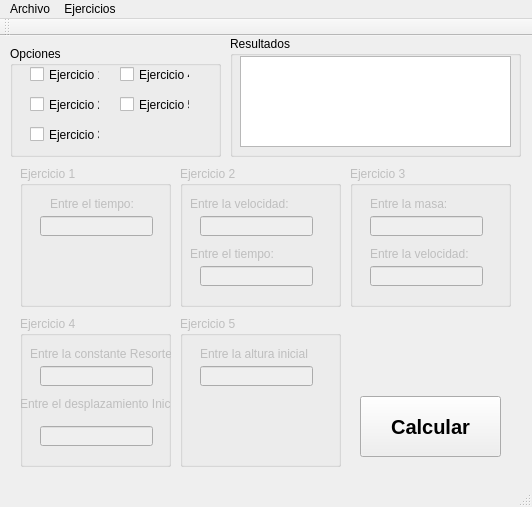
<?xml version="1.0" encoding="UTF-8"?>
<ui version="4.0">
 <class>MainWindow</class>
 <widget class="QMainWindow" name="MainWindow">
  <property name="geometry">
   <rect>
    <x>0</x>
    <y>0</y>
    <width>532</width>
    <height>507</height>
   </rect>
  </property>
  <property name="windowTitle">
   <string>MainWindow</string>
  </property>
  <widget class="QWidget" name="centralWidget">
   <widget class="QGroupBox" name="groupBox_ej1">
    <property name="enabled">
     <bool>false</bool>
    </property>
    <property name="geometry">
     <rect>
      <x>20</x>
      <y>130</y>
      <width>151</width>
      <height>141</height>
     </rect>
    </property>
    <property name="title">
     <string>Ejercicio 1</string>
    </property>
    <widget class="QLabel" name="label">
     <property name="geometry">
      <rect>
       <x>30</x>
       <y>30</y>
       <width>111</width>
       <height>16</height>
      </rect>
     </property>
     <property name="text">
      <string>Entre el tiempo:</string>
     </property>
    </widget>
    <widget class="QLineEdit" name="lineEdit_time1">
     <property name="geometry">
      <rect>
       <x>20</x>
       <y>50</y>
       <width>113</width>
       <height>20</height>
      </rect>
     </property>
    </widget>
   </widget>
   <widget class="QGroupBox" name="groupBox_ej2">
    <property name="enabled">
     <bool>false</bool>
    </property>
    <property name="geometry">
     <rect>
      <x>180</x>
      <y>130</y>
      <width>161</width>
      <height>141</height>
     </rect>
    </property>
    <property name="title">
     <string>Ejercicio 2</string>
    </property>
    <widget class="QLabel" name="label_2">
     <property name="geometry">
      <rect>
       <x>10</x>
       <y>30</y>
       <width>111</width>
       <height>16</height>
      </rect>
     </property>
     <property name="text">
      <string>Entre la velocidad:</string>
     </property>
    </widget>
    <widget class="QLabel" name="label_3">
     <property name="geometry">
      <rect>
       <x>10</x>
       <y>80</y>
       <width>141</width>
       <height>16</height>
      </rect>
     </property>
     <property name="text">
      <string>Entre el tiempo:</string>
     </property>
    </widget>
    <widget class="QLineEdit" name="lineEdit_v2">
     <property name="geometry">
      <rect>
       <x>20</x>
       <y>50</y>
       <width>113</width>
       <height>20</height>
      </rect>
     </property>
    </widget>
    <widget class="QLineEdit" name="lineEdit_t2">
     <property name="geometry">
      <rect>
       <x>20</x>
       <y>100</y>
       <width>113</width>
       <height>20</height>
      </rect>
     </property>
    </widget>
   </widget>
   <widget class="QGroupBox" name="groupBox_ej3">
    <property name="enabled">
     <bool>false</bool>
    </property>
    <property name="geometry">
     <rect>
      <x>350</x>
      <y>130</y>
      <width>161</width>
      <height>141</height>
     </rect>
    </property>
    <property name="title">
     <string>Ejercicio 3</string>
    </property>
    <widget class="QLabel" name="label_4">
     <property name="geometry">
      <rect>
       <x>20</x>
       <y>30</y>
       <width>91</width>
       <height>16</height>
      </rect>
     </property>
     <property name="text">
      <string>Entre la masa:</string>
     </property>
    </widget>
    <widget class="QLabel" name="label_5">
     <property name="geometry">
      <rect>
       <x>20</x>
       <y>80</y>
       <width>101</width>
       <height>16</height>
      </rect>
     </property>
     <property name="text">
      <string>Entre la velocidad:</string>
     </property>
    </widget>
    <widget class="QLineEdit" name="lineEdit_masa3">
     <property name="geometry">
      <rect>
       <x>20</x>
       <y>50</y>
       <width>113</width>
       <height>20</height>
      </rect>
     </property>
    </widget>
    <widget class="QLineEdit" name="lineEdit_velocidad3">
     <property name="geometry">
      <rect>
       <x>20</x>
       <y>100</y>
       <width>113</width>
       <height>20</height>
      </rect>
     </property>
    </widget>
   </widget>
   <widget class="QGroupBox" name="groupBox_ej4">
    <property name="enabled">
     <bool>false</bool>
    </property>
    <property name="geometry">
     <rect>
      <x>20</x>
      <y>280</y>
      <width>151</width>
      <height>151</height>
     </rect>
    </property>
    <property name="title">
     <string>Ejercicio 4</string>
    </property>
    <widget class="QLabel" name="label_6">
     <property name="geometry">
      <rect>
       <x>10</x>
       <y>30</y>
       <width>141</width>
       <height>16</height>
      </rect>
     </property>
     <property name="text">
      <string>Entre la constante Resorte</string>
     </property>
    </widget>
    <widget class="QLabel" name="label_7">
     <property name="geometry">
      <rect>
       <x>0</x>
       <y>80</y>
       <width>151</width>
       <height>16</height>
      </rect>
     </property>
     <property name="text">
      <string>Entre el desplazamiento Inicial</string>
     </property>
    </widget>
    <widget class="QLineEdit" name="lineEdit_resorte">
     <property name="geometry">
      <rect>
       <x>20</x>
       <y>50</y>
       <width>113</width>
       <height>20</height>
      </rect>
     </property>
    </widget>
    <widget class="QLineEdit" name="lineEdit_desplazamiento">
     <property name="geometry">
      <rect>
       <x>20</x>
       <y>110</y>
       <width>113</width>
       <height>20</height>
      </rect>
     </property>
    </widget>
   </widget>
   <widget class="QGroupBox" name="groupBox_ej5">
    <property name="enabled">
     <bool>false</bool>
    </property>
    <property name="geometry">
     <rect>
      <x>180</x>
      <y>280</y>
      <width>161</width>
      <height>151</height>
     </rect>
    </property>
    <property name="title">
     <string>Ejercicio 5</string>
    </property>
    <widget class="QLabel" name="label_8">
     <property name="geometry">
      <rect>
       <x>20</x>
       <y>30</y>
       <width>111</width>
       <height>16</height>
      </rect>
     </property>
     <property name="text">
      <string>Entre la altura inicial</string>
     </property>
    </widget>
    <widget class="QLineEdit" name="lineEdit_altura5">
     <property name="geometry">
      <rect>
       <x>20</x>
       <y>50</y>
       <width>113</width>
       <height>20</height>
      </rect>
     </property>
    </widget>
   </widget>
   <widget class="QPushButton" name="pushButton_calcular">
    <property name="geometry">
     <rect>
      <x>360</x>
      <y>360</y>
      <width>141</width>
      <height>61</height>
     </rect>
    </property>
    <property name="font">
     <font>
      <pointsize>15</pointsize>
      <weight>75</weight>
      <bold>true</bold>
     </font>
    </property>
    <property name="text">
     <string>Calcular</string>
    </property>
   </widget>
   <widget class="QGroupBox" name="groupBox_resultados">
    <property name="geometry">
     <rect>
      <x>230</x>
      <y>0</y>
      <width>291</width>
      <height>121</height>
     </rect>
    </property>
    <property name="title">
     <string>Resultados</string>
    </property>
    <widget class="QListWidget" name="listWidget_result">
     <property name="geometry">
      <rect>
       <x>10</x>
       <y>20</y>
       <width>271</width>
       <height>91</height>
      </rect>
     </property>
    </widget>
   </widget>
   <widget class="QGroupBox" name="groupBox">
    <property name="geometry">
     <rect>
      <x>10</x>
      <y>10</y>
      <width>211</width>
      <height>111</height>
     </rect>
    </property>
    <property name="title">
     <string>Opciones</string>
    </property>
    <widget class="QCheckBox" name="checkBox_ej1">
     <property name="geometry">
      <rect>
       <x>20</x>
       <y>20</y>
       <width>70</width>
       <height>17</height>
      </rect>
     </property>
     <property name="text">
      <string>Ejercicio 1</string>
     </property>
    </widget>
    <widget class="QCheckBox" name="checkBox_ej2">
     <property name="geometry">
      <rect>
       <x>20</x>
       <y>50</y>
       <width>70</width>
       <height>17</height>
      </rect>
     </property>
     <property name="text">
      <string>Ejercicio 2</string>
     </property>
    </widget>
    <widget class="QCheckBox" name="checkBox">
     <property name="geometry">
      <rect>
       <x>20</x>
       <y>80</y>
       <width>70</width>
       <height>17</height>
      </rect>
     </property>
     <property name="text">
      <string>Ejercicio 3</string>
     </property>
    </widget>
    <widget class="QCheckBox" name="checkBox_ej4">
     <property name="geometry">
      <rect>
       <x>110</x>
       <y>20</y>
       <width>70</width>
       <height>17</height>
      </rect>
     </property>
     <property name="text">
      <string>Ejercicio 4</string>
     </property>
    </widget>
    <widget class="QCheckBox" name="checkBox_5">
     <property name="geometry">
      <rect>
       <x>110</x>
       <y>50</y>
       <width>70</width>
       <height>17</height>
      </rect>
     </property>
     <property name="text">
      <string>Ejercicio 5</string>
     </property>
    </widget>
   </widget>
  </widget>
  <widget class="QMenuBar" name="menuBar">
   <property name="geometry">
    <rect>
     <x>0</x>
     <y>0</y>
     <width>532</width>
     <height>21</height>
    </rect>
   </property>
   <widget class="QMenu" name="menuArchivo">
    <property name="title">
     <string>Archivo</string>
    </property>
    <widget class="QMenu" name="menuAbrir_ventana">
     <property name="title">
      <string>Abrir ventana</string>
     </property>
     <addaction name="actionSub_men"/>
    </widget>
    <addaction name="menuAbrir_ventana"/>
    <addaction name="separator"/>
    <addaction name="actionSalir"/>
   </widget>
   <widget class="QMenu" name="menuEjercicios">
    <property name="title">
     <string>Ejercicios</string>
    </property>
    <addaction name="actionEjercicio_1"/>
    <addaction name="separator"/>
    <addaction name="actionEjercicio_2"/>
    <addaction name="separator"/>
    <addaction name="actionEjercicio_3"/>
    <addaction name="separator"/>
    <addaction name="actionEjercicio_4"/>
    <addaction name="separator"/>
    <addaction name="actionEjercicio_5"/>
   </widget>
   <addaction name="menuArchivo"/>
   <addaction name="menuEjercicios"/>
  </widget>
  <widget class="QToolBar" name="mainToolBar">
   <attribute name="toolBarArea">
    <enum>TopToolBarArea</enum>
   </attribute>
   <attribute name="toolBarBreak">
    <bool>false</bool>
   </attribute>
  </widget>
  <widget class="QStatusBar" name="statusBar"/>
  <action name="actionSub_men">
   <property name="text">
    <string>Sub-menú</string>
   </property>
  </action>
  <action name="actionSalir">
   <property name="text">
    <string>Salir</string>
   </property>
  </action>
  <action name="actionEjercicio_1">
   <property name="text">
    <string>Ejercicio 1</string>
   </property>
  </action>
  <action name="actionEjercicio_2">
   <property name="text">
    <string>Ejercicio 2</string>
   </property>
  </action>
  <action name="actionEjercicio_3">
   <property name="text">
    <string>Ejercicio 3</string>
   </property>
  </action>
  <action name="actionEjercicio_4">
   <property name="text">
    <string>Ejercicio 4</string>
   </property>
  </action>
  <action name="actionEjercicio_5">
   <property name="text">
    <string>Ejercicio 5</string>
   </property>
  </action>
 </widget>
 <layoutdefault spacing="6" margin="11"/>
 <resources/>
 <connections/>
</ui>
